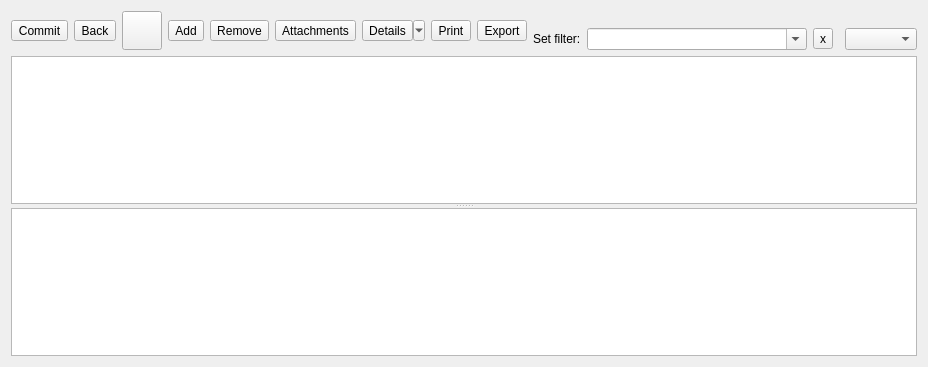
<?xml version="1.0" encoding="UTF-8"?>
<ui version="4.0">
 <class>TableForm</class>
 <widget class="QWidget" name="TableForm">
  <property name="geometry">
   <rect>
    <x>0</x>
    <y>0</y>
    <width>824</width>
    <height>367</height>
   </rect>
  </property>
  <property name="windowTitle">
   <string>TableForm</string>
  </property>
  <layout class="QGridLayout" name="gridLayout">
   <item row="0" column="0" rowspan="2">
    <layout class="QHBoxLayout" name="buttonsLayout">
     <item>
      <widget class="QToolButton" name="save_toolButton">
       <property name="toolTip">
        <string>Save changes</string>
       </property>
       <property name="text">
        <string>Commit</string>
       </property>
       <property name="icon">
        <iconset resource="resources.qrc">
         <normaloff>:/Icons/icons/Save.png</normaloff>:/Icons/icons/Save.png</iconset>
       </property>
       <property name="iconSize">
        <size>
         <width>32</width>
         <height>32</height>
        </size>
       </property>
      </widget>
     </item>
     <item>
      <widget class="QToolButton" name="revert_toolButton">
       <property name="toolTip">
        <string>Revert changes</string>
       </property>
       <property name="text">
        <string>Back</string>
       </property>
       <property name="icon">
        <iconset resource="resources.qrc">
         <normaloff>:/Icons/icons/Back.png</normaloff>:/Icons/icons/Back.png</iconset>
       </property>
       <property name="iconSize">
        <size>
         <width>32</width>
         <height>32</height>
        </size>
       </property>
      </widget>
     </item>
     <item>
      <widget class="QToolButton" name="refresh_toolButton">
       <property name="toolTip">
        <string>Refresh table</string>
       </property>
       <property name="text">
        <string/>
       </property>
       <property name="icon">
        <iconset resource="resources.qrc">
         <normaloff>:/Icons/icons/Refresh.png</normaloff>:/Icons/icons/Refresh.png</iconset>
       </property>
       <property name="iconSize">
        <size>
         <width>32</width>
         <height>32</height>
        </size>
       </property>
      </widget>
     </item>
     <item>
      <widget class="QToolButton" name="insert_toolButton">
       <property name="toolTip">
        <string>Add new row</string>
       </property>
       <property name="text">
        <string>Add</string>
       </property>
       <property name="icon">
        <iconset resource="resources.qrc">
         <normaloff>:/Icons/icons/Plus.png</normaloff>:/Icons/icons/Plus.png</iconset>
       </property>
       <property name="iconSize">
        <size>
         <width>32</width>
         <height>32</height>
        </size>
       </property>
       <property name="shortcut">
        <string>+</string>
       </property>
      </widget>
     </item>
     <item>
      <widget class="QToolButton" name="remove_toolButton">
       <property name="toolTip">
        <string>Remove the selected row</string>
       </property>
       <property name="text">
        <string>Remove</string>
       </property>
       <property name="icon">
        <iconset resource="resources.qrc">
         <normaloff>:/Icons/icons/Minus.png</normaloff>:/Icons/icons/Minus.png</iconset>
       </property>
       <property name="iconSize">
        <size>
         <width>32</width>
         <height>32</height>
        </size>
       </property>
       <property name="shortcut">
        <string>-</string>
       </property>
      </widget>
     </item>
     <item>
      <widget class="QToolButton" name="attachments_toolButton">
       <property name="toolTip">
        <string>Add attachment</string>
       </property>
       <property name="text">
        <string>Attachments</string>
       </property>
       <property name="icon">
        <iconset resource="resources.qrc">
         <normaloff>:/Icons/icons/Attach.png</normaloff>:/Icons/icons/Attach.png</iconset>
       </property>
       <property name="iconSize">
        <size>
         <width>32</width>
         <height>32</height>
        </size>
       </property>
       <property name="popupMode">
        <enum>QToolButton::DelayedPopup</enum>
       </property>
      </widget>
     </item>
     <item>
      <widget class="QToolButton" name="detailed_toolButton">
       <property name="minimumSize">
        <size>
         <width>0</width>
         <height>0</height>
        </size>
       </property>
       <property name="toolTip">
        <string>Show/hide detailed view</string>
       </property>
       <property name="text">
        <string>Details</string>
       </property>
       <property name="icon">
        <iconset resource="resources.qrc">
         <normaloff>:/Icons/icons/Tree.png</normaloff>:/Icons/icons/Tree.png</iconset>
       </property>
       <property name="iconSize">
        <size>
         <width>32</width>
         <height>32</height>
        </size>
       </property>
       <property name="checkable">
        <bool>true</bool>
       </property>
       <property name="checked">
        <bool>false</bool>
       </property>
       <property name="popupMode">
        <enum>QToolButton::MenuButtonPopup</enum>
       </property>
      </widget>
     </item>
     <item>
      <widget class="QToolButton" name="print_toolButton">
       <property name="toolTip">
        <string>Print table</string>
       </property>
       <property name="text">
        <string>Print</string>
       </property>
       <property name="icon">
        <iconset resource="resources.qrc">
         <normaloff>:/Icons/icons/Printer.png</normaloff>:/Icons/icons/Printer.png</iconset>
       </property>
       <property name="iconSize">
        <size>
         <width>32</width>
         <height>32</height>
        </size>
       </property>
       <property name="shortcut">
        <string>Ctrl+S</string>
       </property>
      </widget>
     </item>
     <item>
      <widget class="QToolButton" name="export_toolButton">
       <property name="toolTip">
        <string>Export table to csv</string>
       </property>
       <property name="text">
        <string>Export</string>
       </property>
       <property name="icon">
        <iconset resource="resources.qrc">
         <normaloff>:/Icons/icons/Document2.png</normaloff>:/Icons/icons/Document2.png</iconset>
       </property>
       <property name="iconSize">
        <size>
         <width>32</width>
         <height>32</height>
        </size>
       </property>
      </widget>
     </item>
     <item>
      <spacer name="horizontalSpacer">
       <property name="orientation">
        <enum>Qt::Horizontal</enum>
       </property>
       <property name="sizeHint" stdset="0">
        <size>
         <width>40</width>
         <height>20</height>
        </size>
       </property>
      </spacer>
     </item>
    </layout>
   </item>
   <item row="1" column="2">
    <widget class="InventoryComboBox" name="filter_comboBox">
     <property name="minimumSize">
      <size>
       <width>220</width>
       <height>0</height>
      </size>
     </property>
     <property name="editable">
      <bool>true</bool>
     </property>
    </widget>
   </item>
   <item row="1" column="5">
    <widget class="QComboBox" name="field_comboBox"/>
   </item>
   <item row="2" column="0" colspan="6">
    <widget class="QSplitter" name="splitter">
     <property name="orientation">
      <enum>Qt::Vertical</enum>
     </property>
     <widget class="InventoryTableView" name="tableView">
      <property name="dragEnabled">
       <bool>false</bool>
      </property>
      <property name="alternatingRowColors">
       <bool>true</bool>
      </property>
      <property name="selectionMode">
       <enum>QAbstractItemView::ExtendedSelection</enum>
      </property>
      <property name="selectionBehavior">
       <enum>QAbstractItemView::SelectRows</enum>
      </property>
      <property name="sortingEnabled">
       <bool>true</bool>
      </property>
      <attribute name="verticalHeaderVisible">
       <bool>true</bool>
      </attribute>
     </widget>
     <widget class="QWidget" name="layoutWidget">
      <layout class="QHBoxLayout" name="horizontalLayout">
       <item>
        <widget class="InventoryTableView" name="detailed_tableView">
         <property name="acceptDrops">
          <bool>true</bool>
         </property>
         <property name="editTriggers">
          <set>QAbstractItemView::NoEditTriggers</set>
         </property>
         <property name="dragDropMode">
          <enum>QAbstractItemView::DropOnly</enum>
         </property>
         <property name="defaultDropAction">
          <enum>Qt::CopyAction</enum>
         </property>
         <property name="selectionMode">
          <enum>QAbstractItemView::ExtendedSelection</enum>
         </property>
         <property name="selectionBehavior">
          <enum>QAbstractItemView::SelectRows</enum>
         </property>
         <property name="sortingEnabled">
          <bool>true</bool>
         </property>
        </widget>
       </item>
      </layout>
     </widget>
    </widget>
   </item>
   <item row="1" column="1">
    <widget class="QLabel" name="label">
     <property name="text">
      <string>Set filter:</string>
     </property>
    </widget>
   </item>
   <item row="1" column="3">
    <widget class="QToolButton" name="clearfilter_toolButton">
     <property name="text">
      <string>x</string>
     </property>
     <property name="icon">
      <iconset resource="resources.qrc">
       <normaloff>:/Icons/icons/Cancel.png</normaloff>:/Icons/icons/Cancel.png</iconset>
     </property>
    </widget>
   </item>
  </layout>
 </widget>
 <customwidgets>
  <customwidget>
   <class>InventoryComboBox</class>
   <extends>QComboBox</extends>
   <header>inventorycombobox.h</header>
  </customwidget>
  <customwidget>
   <class>InventoryTableView</class>
   <extends>QTableView</extends>
   <header>inventorytableview.h</header>
  </customwidget>
 </customwidgets>
 <resources>
  <include location="resources.qrc"/>
 </resources>
 <connections/>
</ui>
